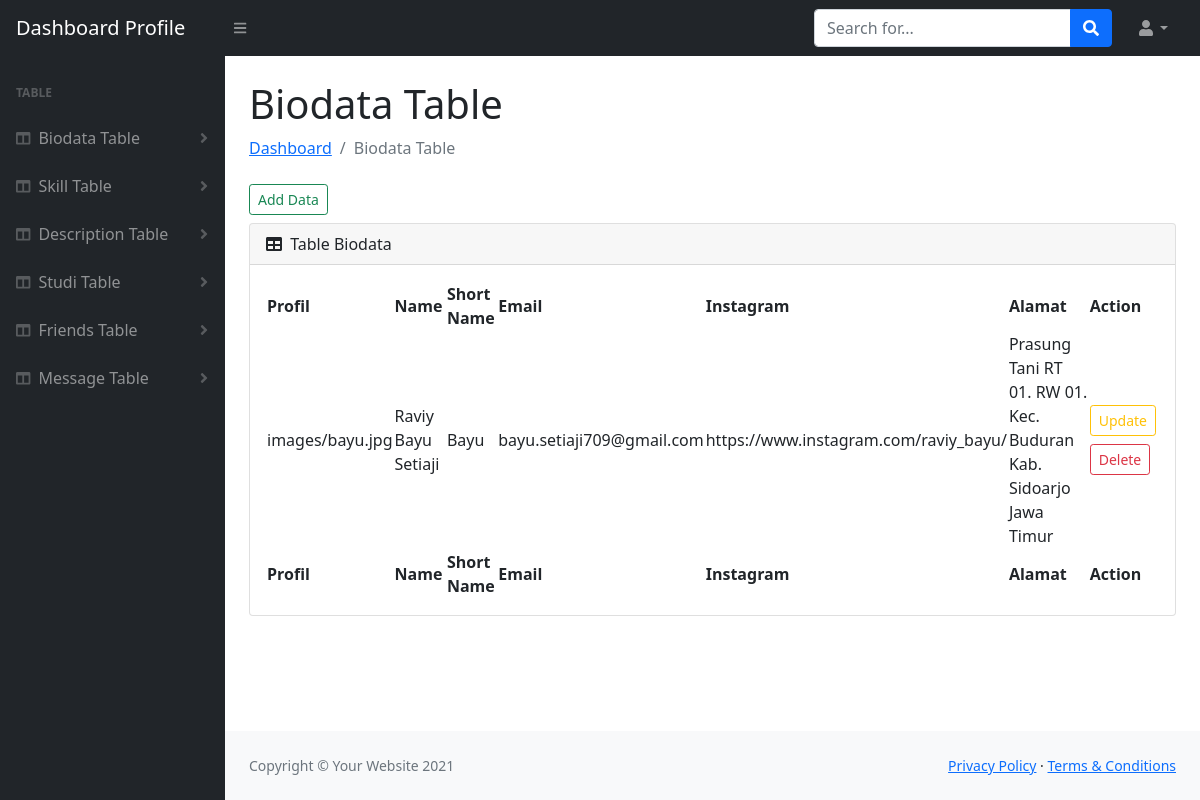
The app's page /dashboard/biodata.php with its own data.
### tables this page shows
CREATE TABLE `biodata` (
  `id` int(5) NOT NULL,
  `profil` varchar(255) NOT NULL,
  `name` varchar(255) NOT NULL,
  `short_name` varchar(50) NOT NULL,
  `email` varchar(255) NOT NULL,
  `instagram` varchar(255) NOT NULL,
  `alamat` varchar(255) NOT NULL
);

### dashboard/conn.php (called while the page is built, shortened)
<?php
    function connection(){
        $servername = "localhost";
        $username = "dev_web";
        $password = "masukaja12";
        $dbname = "dev_web";
        $conn = new mysqli($servername, $username, $password, $dbname);
        return $conn;
    }
?>

### dashboard/biodata.php (the view, shortened to what this page needs)
<?php
    include('conn.php');
?>
<!DOCTYPE html>
<html lang="en">
    <head>
        <link href="https://cdn.jsdelivr.net/npm/simple-datatables@latest/dist/style.css" rel="stylesheet" />
        <link href="css/styles.css" rel="stylesheet" />
    </head>
    <body class="sb-nav-fixed">
        <nav class="sb-topnav navbar navbar-expand navbar-dark bg-dark">
            <a class="navbar-brand ps-3" href="<?php echo 'index.php';?>">Dashboard Profile</a>
            <button class="btn btn-link btn-sm order-1 order-lg-0 me-4 me-lg-0" id="sidebarToggle" href="#!"><i class="fas fa-bars"></i></button>
            <form class="d-none d-md-inline-block form-inline ms-auto me-0 me-md-3 my-2 my-md-0">
                <div class="input-group">
                    <input class="form-control" type="text" placeholder="Search for..." aria-label="Search for..." aria-describedby="btnNavbarSearch" />
                    <button class="btn btn-primary" id="btnNavbarSearch" type="button"><i class="fas fa-search"></i></button>
                </div>
            </form>
            <ul class="navbar-nav ms-auto ms-md-0 me-3 me-lg-4">
                <li class="nav-item dropdown">
                    <a class="nav-link dropdown-toggle" id="navbarDropdown" href="#" role="button" data-bs-toggle="dropdown" aria-expanded="false"><i class="fas fa-user fa-fw"></i></a>
                </li>
            </ul>
        </nav>
        <div id="layoutSidenav">
            <div id="layoutSidenav_nav">
                <nav class="sb-sidenav accordion sb-sidenav-dark" id="sidenavAccordion">
                    <div class="sb-sidenav-menu">
                        <div class="nav">
                            <div class="sb-sidenav-menu-heading">Table</div>
                            <a class="nav-link collapsed" href="#" data-bs-toggle="collapse" data-bs-target="#biodata" aria-expanded="false" aria-controls="collapseLayouts">
                                <div class="sb-nav-link-icon"><i class="fas fa-columns"></i></div>
                                Biodata Table
                                <div class="sb-sidenav-collapse-arrow"><i class="fas fa-angle-down"></i></div>
                            </a>
                            <a class="nav-link collapsed" href="#" data-bs-toggle="collapse" data-bs-target="#skill" aria-expanded="false" aria-controls="collapseLayouts">
                                <div class="sb-nav-link-icon"><i class="fas fa-columns"></i></div>
                                Skill Table
                                <div class="sb-sidenav-collapse-arrow"><i class="fas fa-angle-down"></i></div>
                            </a>
                            <a class="nav-link collapsed" href="#" data-bs-toggle="collapse" data-bs-target="#description" aria-expanded="false" aria-controls="collapseLayouts">
                                <div class="sb-nav-link-icon"><i class="fas fa-columns"></i></div>
                                Description Table
                                <div class="sb-sidenav-collapse-arrow"><i class="fas fa-angle-down"></i></div>
                            </a>
                            <a class="nav-link collapsed" href="#" data-bs-toggle="collapse" data-bs-target="#studi" aria-expanded="false" aria-controls="collapseLayouts">
                                <div class="sb-nav-link-icon"><i class="fas fa-columns"></i></div>
                                Studi Table
                                <div class="sb-sidenav-collapse-arrow"><i class="fas fa-angle-down"></i></div>
                            </a>
                            <a class="nav-link collapsed" href="#" data-bs-toggle="collapse" data-bs-target="#teman" aria-expanded="false" aria-controls="collapseLayouts">
                                <div class="sb-nav-link-icon"><i class="fas fa-columns"></i></div>
                                Friends Table
                                <div class="sb-sidenav-collapse-arrow"><i class="fas fa-angle-down"></i></div>
                            </a>
                            <a class="nav-link collapsed" href="#" data-bs-toggle="collapse" data-bs-target="#message" aria-expanded="false" aria-controls="collapseLayouts">
                                <div class="sb-nav-link-icon"><i class="fas fa-columns"></i></div>
                                Message Table
                                <div class="sb-sidenav-collapse-arrow"><i class="fas fa-angle-down"></i></div>
                            </a>
                        </div>
                    </div>
                </nav>
            </div>
            <div id="layoutSidenav_content">
                <main>
                    <div class="container-fluid px-4">
                        <h1 class="mt-4">Biodata Table</h1>
                        <ol class="breadcrumb mb-4">
                            <li class="breadcrumb-item"><a href="<?php echo 'index.php';?>">Dashboard</a></li>
                            <li class="breadcrumb-item active">Biodata Table</li>
                        </ol>
                        <a href="<?php echo 'module/biodata/create.php';?>" class="btn btn-outline-success btn-sm mb-2"> Add Data</a>
                        <div class="card mb-4">
                            <div class="card-header">
                                <i class="fas fa-table me-1"></i>
                                Table Biodata
                            </div>
                            <div class="card-body">
                                <table id="datatablesSimple">
                                    <thead>
                                        <tr>
                                            <th>Profil</th>
                                            <th>Name</th>
                                            <th>Short Name</th>
                                            <th>Email</th>
                                            <th>Instagram</th>
                                            <th>Alamat</th>
                                            <th>Action</th>
                                        </tr>
                                    </thead>
                                    <tbody>
                                        <?php
                                            $query = "SELECT * FROM biodata";
                                            $result = mysqli_query(connection(),$query);
                                        ?>
                                        <?php while($data = mysqli_fetch_array($result)): ?>
                                        <tr>
                                            <td><?php echo $data['profil']; ?></td>
                                            <td><?php echo $data['name']; ?></td>
                                            <td><?php echo $data['short_name']; ?></td>
                                            <td><?php echo $data['email']; ?></td>
                                            <td><?php echo $data['instagram']; ?></td>
                                            <td><?php echo $data['alamat']; ?></td>
                                            <td>
                                                <a href="<?php echo "module/biodata/update.php?id=".$data['id']; ?>" class="btn btn-outline-warning btn-sm mb-2"> Update</a>
                                                <a href="<?php echo "module/biodata/delete.php?id=".$data['id']; ?>" class="btn btn-outline-danger btn-sm"> Delete</a>
                                            </td>
                                        </tr>
                                        <?php endwhile ?>
                                    </tbody>
                                    <tfoot>
                                        <tr>
                                            <th>Profil</th>
                                            <th>Name</th>
                                            <th>Short Name</th>
                                            <th>Email</th>
                                            <th>Instagram</th>
                                            <th>Alamat</th>
                                            <th>Action</th>
                                        </tr>
                                    </tfoot>
                                </table>
                            </div>
                        </div>
                    </div>
                </main>
                <footer class="py-4 bg-light mt-auto">
                    <div class="container-fluid px-4">
                        <div class="d-flex align-items-center justify-content-between small">
                            <div class="text-muted">Copyright &copy; Your Website 2021</div>
                            <div>
                                <a href="#">Privacy Policy</a>
                                &middot;
                                <a href="#">Terms &amp; Conditions</a>
                            </div>
                        </div>
                    </div>
                </footer>
            </div>
        </div>
    </body>
</html>

### records on screen
biodata: profil "images/bayu.jpg", name "Raviy Bayu Setiaji", short_name "Bayu", email "bayu.setiaji709@gmail.com", instagram "https://www.instagram.com/raviy_bayu/", alamat "Prasung Tani RT 01. RW 01. Kec. Buduran Kab. Sidoarjo Jawa Timur"
